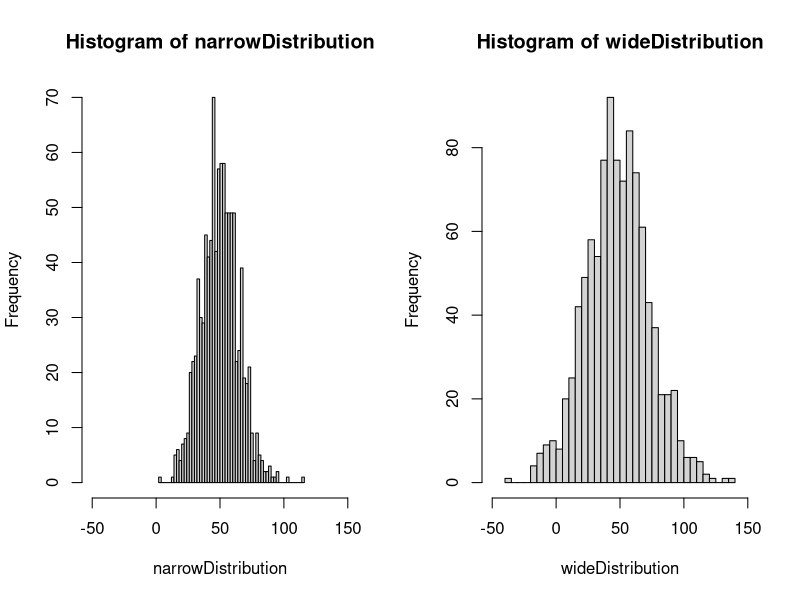

Generate this figure with R:
# generate a vector of 5 normally distributed random variables with mean=10 and sd=2
five <- rnorm(5, mean=10, sd=2)
print(five)

# given, vector=1000, mean=50 and sd=15
narrowDistribution <- rnorm(1000, mean=50, sd=15)

# given, vector=1000, mean=50 and sd=25
wideDistribution <- rnorm(1000, mean=50, sd=25)

# generate two histograms to view these two distributions side by side, specify
# 50 bars in historgram and x-axis limits of -50 to 150
par(mfrow=c(1,2)) #one row, two columns
hist(narrowDistribution, breaks=50, xlim=c(-50, 150))
hist(wideDistribution, breaks=50, xlim=c(-50, 150))
